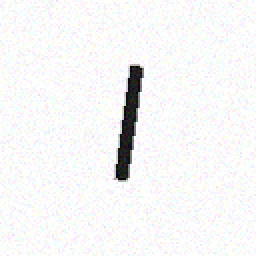
#> input picture dataset/test/00_ا_0429.png, 128 x 128 px (shown 2 times larger)
$ python -i preprocessing.py   (imports and definitions only)
#> lines starting #> are read from the running program, lines starting #| are printed output that depends on the picture; after the words box and inside, x2 and y2 are one past the last pixel; in counts of white or black regions, pixels touching at a corner belong together
"""
preprocessing.py
Pipeline:
  1. Grayscale
  2. Denoise
  3. Adaptive threshold (handles varied lighting/shadows)
  4. Find character bounding box and crop with padding
  5. Invert if needed (ensure black text on white)
  6. Resize to target size
"""
import cv2
import numpy as np

def preprocess_image(image_np, target_size=64):
    """
    Takes a numpy RGB image (from Gradio upload).
    Returns a preprocessed grayscale numpy array ready for CNN.
    """
#> called with target_size = 64
    # Step 1: Grayscale
    if len(image_np.shape) == 3:
        gray = cv2.cvtColor(image_np, cv2.COLOR_RGB2GRAY)
    else:
        gray = image_np.copy()

    # Step 2: Denoise
    gray = cv2.GaussianBlur(gray, (3, 3), 0)
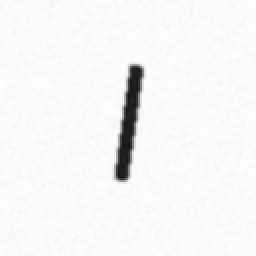
#> gray: shape (128, 128) (shown 2 times larger); min 21, max 254, mean 245.4

    # Step 3: Adaptive threshold — handles uneven lighting, shadows, phone photos
    binary = cv2.adaptiveThreshold(
        gray, 255,
        cv2.ADAPTIVE_THRESH_GAUSSIAN_C,
        cv2.THRESH_BINARY,
        blockSize=21,
        C=10
    )
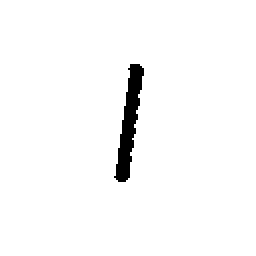
#> binary: shape (128, 128) (shown 2 times larger); 97.6% white; 1 black region, box (x1, y1, x2, y2) and area: (57, 32, 72, 91) 396

    # Step 4: Ensure black text on white background
    # Count black vs white pixels — if more black than white, invert
    black_pixels = np.sum(binary == 0)
#> black_pixels = 396
    white_pixels = np.sum(binary == 255)
#> white_pixels = 15988
    if black_pixels > white_pixels:
        binary = cv2.bitwise_not(binary)

    # Step 5: Morphological cleanup — remove noise dots
    kernel = cv2.getStructuringElement(cv2.MORPH_ELLIPSE, (2, 2))
    binary = cv2.morphologyEx(binary, cv2.MORPH_OPEN, kernel)
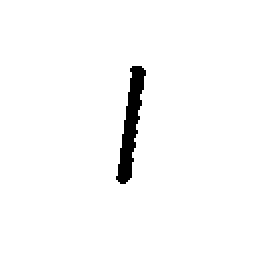
#> binary: shape (128, 128) (shown 2 times larger); 97.6% white; 1 black region, box (x1, y1, x2, y2) and area: (58, 33, 73, 92) 390

    # Step 6: Find the character bounding box and crop
    # Invert to find contours (contours need white object on black bg)
    inverted = cv2.bitwise_not(binary)
#> inverted: shape (128, 128); 2.4% white; 1 white region
    contours, _ = cv2.findContours(inverted, cv2.RETR_EXTERNAL, cv2.CHAIN_APPROX_SIMPLE)
#> contours = 1 contour; box (x1, y1, x2, y2) and area: (58, 33, 73, 92) 328

    if contours:
        # Get bounding box of ALL contours combined (the whole character)
        x_min = min(cv2.boundingRect(c)[0] for c in contours)
#> x_min = 58
        y_min = min(cv2.boundingRect(c)[1] for c in contours)
#> y_min = 33
        x_max = max(cv2.boundingRect(c)[0] + cv2.boundingRect(c)[2] for c in contours)
#> x_max = 73
        y_max = max(cv2.boundingRect(c)[1] + cv2.boundingRect(c)[3] for c in contours)
#> y_max = 92

        # Add padding (15% of character size)
        h_img, w_img = binary.shape
#> h_img = 128; w_img = 128
        pad_x = max(10, int((x_max - x_min) * 0.15))
#> pad_x = 10
        pad_y = max(10, int((y_max - y_min) * 0.15))
#> pad_y = 10
        x_min = max(0, x_min - pad_x)
#> x_min = 48
        y_min = max(0, y_min - pad_y)
#> y_min = 23
        x_max = min(w_img, x_max + pad_x)
#> x_max = 83
        y_max = min(h_img, y_max + pad_y)
#> y_max = 102

        cropped = binary[y_min:y_max, x_min:x_max]
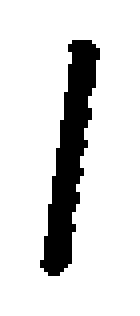
#> cropped: shape (79, 35) (shown 4 times larger); 85.9% white; 1 black region, box (x1, y1, x2, y2) and area: (10, 10, 25, 69) 390

        # Only use crop if it's a reasonable size
        if cropped.size > 100:
            binary = cropped

    # Step 7: Resize to target size with padding to maintain aspect ratio
    h, w = binary.shape
#> h = 79; w = 35
    scale = (target_size - 10) / max(h, w)
#> scale = 0.684
    new_w = int(w * scale)
#> new_w = 23
    new_h = int(h * scale)
#> new_h = 54
    resized = cv2.resize(binary, (new_w, new_h), interpolation=cv2.INTER_AREA)
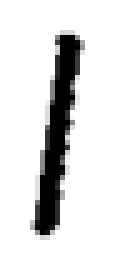
#> resized: shape (54, 23) (shown 5 times larger); min 0, max 255, mean 219

    # Pad to square
    canvas = np.ones((target_size, target_size), dtype=np.uint8) * 255
    y_off  = (target_size - new_h) // 2
#> y_off = 5
    x_off  = (target_size - new_w) // 2
#> x_off = 20
    canvas[y_off:y_off+new_h, x_off:x_off+new_w] = resized
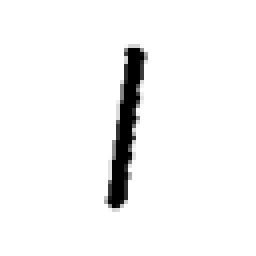
#> canvas: shape (64, 64) (shown 4 times larger); min 0, max 255, mean 244.1

    return canvas

>>> import cv2
>>> picture = cv2.cvtColor(cv2.imread('dataset/test/00_ا_0429.png'), cv2.COLOR_BGR2RGB)
>>> result = preprocess_image(picture)

$ run again, on dataset/test/01_ب_0368.png
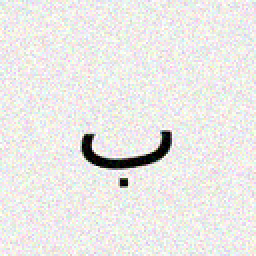
#> input picture dataset/test/01_ب_0368.png, 128 x 128 px (shown 2 times larger)
#> in preprocess_image, `binary = cv2.adaptiveThreshold( gray, 255, cv2.ADAPTIVE_THRESH_GAUSSIA..`:
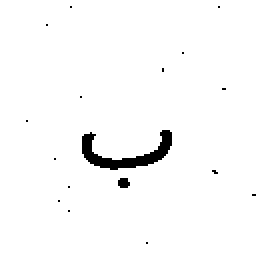
#> binary: shape (128, 128) (shown 2 times larger); 97.8% white; 17 black regions (15 under 20 px), largest, box (x1, y1, x2, y2) and area: (41, 65, 86, 85) 316, (59, 89, 65, 94) 25
#> black_pixels = 362
#> white_pixels = 16022
#> inverted: shape (128, 128); 2.1% white; 6 white regions (4 under 20 px)
#> contours = 6 contours, 5 with area under 20; largest, box (x1, y1, x2, y2) and area: (42, 66, 87, 86) 252
#> in preprocess_image, `x_min = min(cv2.boundingRect(c)[0] for c in contours)`: x_min = 42
#> in preprocess_image, `y_min = min(cv2.boundingRect(c)[1] for c in contours)`: y_min = 35
#> x_max = 128
#> in preprocess_image, `y_max = max(cv2.boundingRect(c)[1] + cv2.boundingRect(c)[3] for c in c..`: y_max = 99
#> pad_x = 12
#> pad_y = 10
#> in preprocess_image, `x_min = max(0, x_min - pad_x)`: x_min = 30
#> in preprocess_image, `y_min = max(0, y_min - pad_y)`: y_min = 25
#> in preprocess_image, `y_max = min(h_img, y_max + pad_y)`: y_max = 109
#> cropped: shape (84, 98); 95.8% white; 6 black regions (4 under 20 px), largest, box (x1, y1, x2, y2) and area: (12, 41, 57, 61) 314, (30, 65, 36, 70) 24
#> in preprocess_image, `canvas[y_off:y_off+new_h, x_off:x_off+new_w] = resized`:
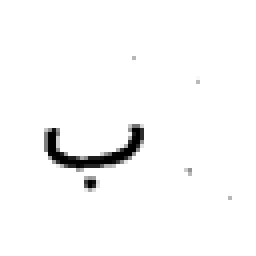
#> canvas: shape (64, 64) (shown 4 times larger); min 0, max 255, mean 248.7

$ run again, on dataset/test/01_ب_0375.png
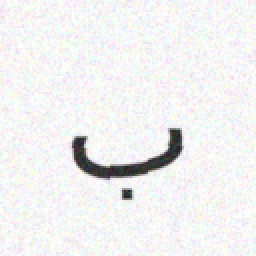
#> input picture dataset/test/01_ب_0375.png, 128 x 128 px (shown 2 times larger)
#> in preprocess_image, `binary = cv2.adaptiveThreshold( gray, 255, cv2.ADAPTIVE_THRESH_GAUSSIA..`:
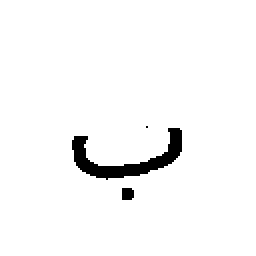
#> binary: shape (128, 128) (shown 2 times larger); 97% white; 3 black regions (1 under 20 px), largest, box (x1, y1, x2, y2) and area: (36, 64, 91, 90) 462, (61, 94, 67, 100) 34
#> black_pixels = 497
#> white_pixels = 15887
#> inverted: shape (128, 128); 3% white; 2 white regions
#> contours = 2 contours; box (x1, y1, x2, y2) and area: (37, 65, 92, 90) 380, (62, 95, 68, 101) 22
#> in preprocess_image, `x_min = min(cv2.boundingRect(c)[0] for c in contours)`: x_min = 37
#> in preprocess_image, `y_min = min(cv2.boundingRect(c)[1] for c in contours)`: y_min = 65
#> in preprocess_image, `x_max = max(cv2.boundingRect(c)[0] + cv2.boundingRect(c)[2] for c in c..`: x_max = 92
#> in preprocess_image, `y_max = max(cv2.boundingRect(c)[1] + cv2.boundingRect(c)[3] for c in c..`: y_max = 101
#> pad_x = 10
#> in preprocess_image, `x_min = max(0, x_min - pad_x)`: x_min = 27
#> in preprocess_image, `y_min = max(0, y_min - pad_y)`: y_min = 55
#> in preprocess_image, `x_max = min(w_img, x_max + pad_x)`: x_max = 102
#> in preprocess_image, `y_max = min(h_img, y_max + pad_y)`: y_max = 111
#> cropped: shape (56, 75); 88.4% white; 2 black regions, box (x1, y1, x2, y2) and area: (10, 10, 65, 35) 456, (35, 40, 41, 46) 32
#> in preprocess_image, `canvas[y_off:y_off+new_h, x_off:x_off+new_w] = resized`:
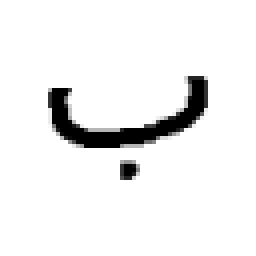
#> canvas: shape (64, 64) (shown 4 times larger); min 0, max 255, mean 239.4

$ run again, on dataset/test/01_ب_0444.png
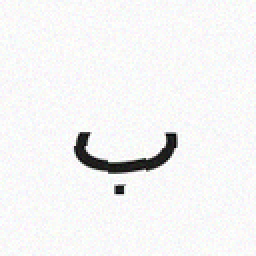
#> input picture dataset/test/01_ب_0444.png, 128 x 128 px (shown 2 times larger)
#> in preprocess_image, `binary = cv2.adaptiveThreshold( gray, 255, cv2.ADAPTIVE_THRESH_GAUSSIA..`:
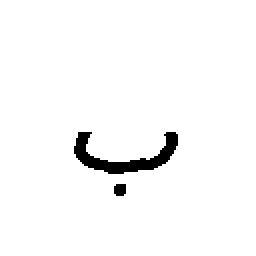
#> binary: shape (128, 128) (shown 2 times larger); 97.4% white; 2 black regions, box (x1, y1, x2, y2) and area: (37, 66, 89, 87) 395, (57, 92, 63, 98) 33
#> black_pixels = 428
#> white_pixels = 15956
#> inverted: shape (128, 128); 2.6% white; 2 white regions
#> contours = 2 contours; box (x1, y1, x2, y2) and area: (38, 67, 90, 88) 323, (58, 93, 64, 99) 22
#> in preprocess_image, `x_min = min(cv2.boundingRect(c)[0] for c in contours)`: x_min = 38
#> in preprocess_image, `y_min = min(cv2.boundingRect(c)[1] for c in contours)`: y_min = 67
#> in preprocess_image, `x_max = max(cv2.boundingRect(c)[0] + cv2.boundingRect(c)[2] for c in c..`: x_max = 90
#> in preprocess_image, `y_max = max(cv2.boundingRect(c)[1] + cv2.boundingRect(c)[3] for c in c..`: y_max = 99
#> pad_x = 10
#> in preprocess_image, `x_min = max(0, x_min - pad_x)`: x_min = 28
#> in preprocess_image, `y_min = max(0, y_min - pad_y)`: y_min = 57
#> in preprocess_image, `x_max = min(w_img, x_max + pad_x)`: x_max = 100
#> in preprocess_image, `y_max = min(h_img, y_max + pad_y)`: y_max = 109
#> cropped: shape (52, 72); 88.7% white; 2 black regions, box (x1, y1, x2, y2) and area: (10, 10, 62, 31) 392, (30, 36, 36, 42) 32
#> in preprocess_image, `canvas[y_off:y_off+new_h, x_off:x_off+new_w] = resized`:
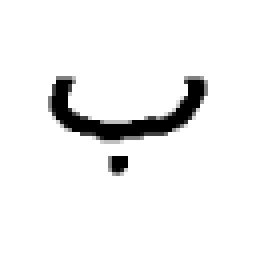
#> canvas: shape (64, 64) (shown 4 times larger); min 0, max 255, mean 240.2
